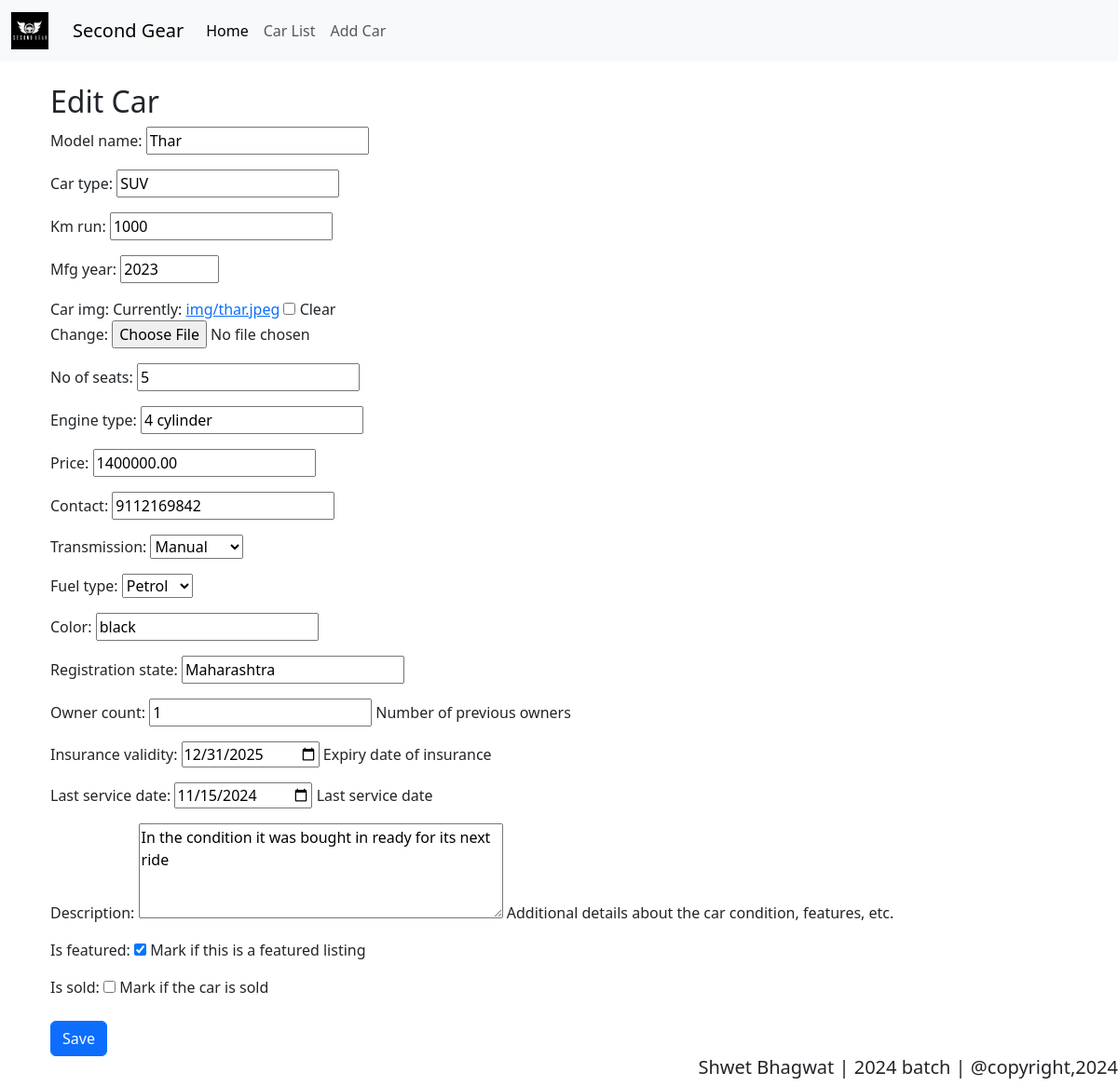
Page /car/4/edit/ on the committed database.
### carapp/models.py (models this page shows, shortened)
class Cars(models.Model):
    model_name = models.CharField(max_length=30)
    car_type = models.CharField(max_length=30)  # Consider renaming to `car_type` (typo fix)
    km_run = models.IntegerField()
    mfg_year = models.IntegerField()  # Changed to IntegerField for storing just the year
    car_img = models.ImageField(upload_to='img/', null=True, blank=True)
    no_of_seats = models.IntegerField()  # Typo fix from `no_of_seets`
    engine_type = models.CharField(max_length=15)
    price = models.DecimalField(max_digits=10, decimal_places=2)  # Price as decimal for currency
    contact = models.CharField(max_length=15)  # Phone numbers can include country codes, so CharField
    transmission = models.CharField(max_length=15, choices=[('Automatic', 'Automatic'), ('Manual', 'Manual')])
    fuel_type = models.CharField(max_length=15, choices=[('Petrol', 'Petrol'), ('Diesel', 'Diesel'), ('Electric', 'Electric'), ('Hybrid', 'Hybrid')])
    color = models.CharField(max_length=20)
    registration_state = models.CharField(max_length=30)  # State where the car is registered
    owner_count = models.IntegerField(help_text="Number of previous owners")
    insurance_validity = models.DateField(null=True, blank=True, help_text="Expiry date of insurance")
    last_service_date = models.DateField(null=True, blank=True, help_text="Last service date")
    description = models.TextField(null=True, blank=True, help_text="Additional details about the car condition, features, etc.")
    is_featured = models.BooleanField(default=False, help_text="Mark if this is a featured listing")
    is_sold = models.BooleanField(default=False, help_text="Mark if the car is sold")

### carapp/views.py (the view)
# urls.py: path('car/<int:pk>/edit/', car_update, name='car_update'),  # Edit car
def car_update(request, pk):
    car = get_object_or_404(Cars, pk=pk)
    if request.method == 'POST':
        form = CarForm(request.POST, request.FILES, instance=car)
        if form.is_valid():
            form.save()
            messages.success(request, "Car updated successfully!")
            return redirect(reverse('car_detail', args=[pk]))
    else:
        form = CarForm(instance=car)
    return render(request, 'car_form.html', {'form': form, 'title': 'Edit Car'})

### carapp/forms.py (shortened to what this page needs)
class CarForm(forms.ModelForm):
    class Meta:
        model = Cars
        fields = [
            'model_name', 'car_type', 'km_run', 'mfg_year', 'car_img', 'no_of_seats', 'engine_type', 'price',
            'contact', 'transmission', 'fuel_type', 'color', 'registration_state', 'owner_count',
            'insurance_validity', 'last_service_date', 'description', 'is_featured', 'is_sold'
        ]
        widgets = {
            'mfg_year': forms.NumberInput(attrs={'placeholder': 'e.g., 2020', 'min': 1900, 'max': 2024}),
            'insurance_validity': forms.DateInput(attrs={'type': 'date'}),
            'last_service_date': forms.DateInput(attrs={'type': 'date'}),
            'description': forms.Textarea(attrs={'rows': 4, 'placeholder': 'Add details about the car\'s condition, features, etc.'}),
            'transmission': forms.Select(choices=[('Automatic', 'Automatic'), ('Manual', 'Manual')]),
            'fuel_type': forms.Select(choices=[('Petrol', 'Petrol'), ('Diesel', 'Diesel'), ('Electric', 'Electric'), ('Hybrid', 'Hybrid')]),
        }

### templates/car_form.html (shortened to what this page needs)
{% extends 'base.html' %}
{% block content %}
<div class="container">
    <h2>{{ title }}</h2>
    <form method="POST" enctype="multipart/form-data">
        {{ form.as_p }}
        <button type="submit" class="btn btn-primary mt-2">Save</button>
    </form>
</div>
{% endblock %}

### rows in the picture
Cars: model_name "Thar", car_type "SUV", km_run "1000", mfg_year "2023", no_of_seats "5", engine_type "4 cylinder", price "1400000.00", contact "9112169842", transmission "Manual", fuel_type "Petrol", color "black", registration_state "Maharashtra", owner_count "1", insurance_validity "12/31/2025", last_service_date "11/15/2024", description "In the condition it was bought in ready for its next ride", is_featured "☑"

### other values in the picture
{{ title }} "Edit Car"
